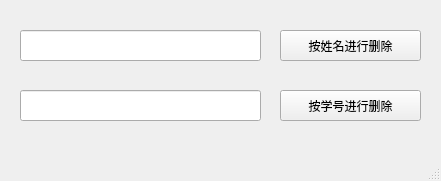
<?xml version="1.0" encoding="UTF-8"?>
<ui version="4.0">
 <class>DeleteWindow</class>
 <widget class="QMainWindow" name="DeleteWindow">
  <property name="geometry">
   <rect>
    <x>0</x>
    <y>0</y>
    <width>441</width>
    <height>181</height>
   </rect>
  </property>
  <property name="windowTitle">
   <string>删除</string>
  </property>
  <widget class="QWidget" name="centralwidget">
   <widget class="QLineEdit" name="name_line">
    <property name="geometry">
     <rect>
      <x>20</x>
      <y>30</y>
      <width>241</width>
      <height>31</height>
     </rect>
    </property>
   </widget>
   <widget class="QLineEdit" name="number_line">
    <property name="geometry">
     <rect>
      <x>20</x>
      <y>90</y>
      <width>241</width>
      <height>31</height>
     </rect>
    </property>
   </widget>
   <widget class="QPushButton" name="name_button">
    <property name="geometry">
     <rect>
      <x>280</x>
      <y>30</y>
      <width>141</width>
      <height>31</height>
     </rect>
    </property>
    <property name="text">
     <string>按姓名进行删除</string>
    </property>
   </widget>
   <widget class="QPushButton" name="number_button">
    <property name="geometry">
     <rect>
      <x>280</x>
      <y>90</y>
      <width>141</width>
      <height>31</height>
     </rect>
    </property>
    <property name="text">
     <string>按学号进行删除</string>
    </property>
   </widget>
  </widget>
  <widget class="QMenuBar" name="menubar">
   <property name="geometry">
    <rect>
     <x>0</x>
     <y>0</y>
     <width>441</width>
     <height>17</height>
    </rect>
   </property>
  </widget>
  <widget class="QStatusBar" name="statusbar"/>
 </widget>
 <resources/>
 <connections/>
</ui>
